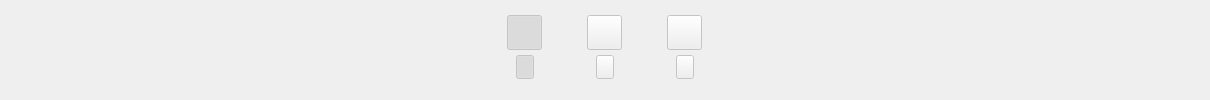
    <widget class="QWidget" name="page2">
     <layout class="QHBoxLayout" name="horizontalLayout_4">
      <property name="spacing">
       <number>40</number>
      </property>
      <property name="leftMargin">
       <number>0</number>
      </property>
      <property name="topMargin">
       <number>0</number>
      </property>
      <property name="rightMargin">
       <number>0</number>
      </property>
      <property name="bottomMargin">
       <number>0</number>
      </property>
      <item>
       <spacer name="horizontalSpacer_19">
        <property name="orientation">
         <enum>Qt::Horizontal</enum>
        </property>
        <property name="sizeHint" stdset="0">
         <size>
          <width>505</width>
          <height>20</height>
         </size>
        </property>
       </spacer>
      </item>
      <item>
       <widget class="QWidget" name="w1_2" native="true">
        <property name="sizePolicy">
         <sizepolicy hsizetype="Fixed" vsizetype="Fixed">
          <horstretch>0</horstretch>
          <verstretch>0</verstretch>
         </sizepolicy>
        </property>
        <property name="minimumSize">
         <size>
          <width>40</width>
          <height>70</height>
         </size>
        </property>
        <property name="maximumSize">
         <size>
          <width>40</width>
          <height>70</height>
         </size>
        </property>
        <layout class="QVBoxLayout" name="verticalLayout_w1_2">
         <property name="spacing">
          <number>0</number>
         </property>
         <property name="leftMargin">
          <number>0</number>
         </property>
         <property name="topMargin">
          <number>0</number>
         </property>
         <property name="rightMargin">
          <number>0</number>
         </property>
         <property name="bottomMargin">
          <number>0</number>
         </property>
         <item>
          <widget class="QWidget" name="w1_top_2" native="true">
           <layout class="QHBoxLayout" name="horizontalLayout_w1_top_2">
            <property name="spacing">
             <number>0</number>
            </property>
            <property name="leftMargin">
             <number>0</number>
            </property>
            <property name="topMargin">
             <number>0</number>
            </property>
            <property name="rightMargin">
             <number>0</number>
            </property>
            <property name="bottomMargin">
             <number>0</number>
            </property>
            <item>
             <spacer name="horizontalSpacer_9">
              <property name="orientation">
               <enum>Qt::Horizontal</enum>
              </property>
              <property name="sizeHint" stdset="0">
               <size>
                <width>40</width>
                <height>20</height>
               </size>
              </property>
             </spacer>
            </item>
            <item>
             <widget class="QPushButton" name="pushButton_circle_2_1">
              <property name="enabled">
               <bool>false</bool>
              </property>
              <property name="sizePolicy">
               <sizepolicy hsizetype="Fixed" vsizetype="Fixed">
                <horstretch>0</horstretch>
                <verstretch>0</verstretch>
               </sizepolicy>
              </property>
              <property name="minimumSize">
               <size>
                <width>35</width>
                <height>35</height>
               </size>
              </property>
              <property name="maximumSize">
               <size>
                <width>35</width>
                <height>35</height>
               </size>
              </property>
              <property name="focusPolicy">
               <enum>Qt::NoFocus</enum>
              </property>
              <property name="styleSheet">
               <string notr="true">QPushButton:!checked{
border-image: url(:/circle_unchecked.svg);
}
QPushButton:checked{
border-image: url(:/circle_checked.svg);
}
</string>
              </property>
              <property name="text">
               <string/>
              </property>
              <property name="checkable">
               <bool>true</bool>
              </property>
              <property name="checked">
               <bool>true</bool>
              </property>
             </widget>
            </item>
            <item>
             <spacer name="horizontalSpacer_10">
              <property name="orientation">
               <enum>Qt::Horizontal</enum>
              </property>
              <property name="sizeHint" stdset="0">
               <size>
                <width>40</width>
                <height>20</height>
               </size>
              </property>
             </spacer>
            </item>
           </layout>
          </widget>
         </item>
         <item>
          <widget class="QWidget" name="w1_bottom_2" native="true">
           <layout class="QHBoxLayout" name="horizontalLayout_w1_bottom_2">
            <property name="spacing">
             <number>0</number>
            </property>
            <property name="leftMargin">
             <number>0</number>
            </property>
            <property name="topMargin">
             <number>0</number>
            </property>
            <property name="rightMargin">
             <number>0</number>
            </property>
            <property name="bottomMargin">
             <number>0</number>
            </property>
            <item>
             <spacer name="horizontalSpacer_11">
              <property name="orientation">
               <enum>Qt::Horizontal</enum>
              </property>
              <property name="sizeHint" stdset="0">
               <size>
                <width>40</width>
                <height>20</height>
               </size>
              </property>
             </spacer>
            </item>
            <item>
             <widget class="QPushButton" name="pushButton_arrow_2_1">
              <property name="enabled">
               <bool>false</bool>
              </property>
              <property name="sizePolicy">
               <sizepolicy hsizetype="Fixed" vsizetype="Fixed">
                <horstretch>0</horstretch>
                <verstretch>0</verstretch>
               </sizepolicy>
              </property>
              <property name="minimumSize">
               <size>
                <width>18</width>
                <height>24</height>
               </size>
              </property>
              <property name="maximumSize">
               <size>
                <width>18</width>
                <height>24</height>
               </size>
              </property>
              <property name="styleSheet">
               <string notr="true">QPushButton:!checked{
border-image: url(:/null.svg);
}
QPushButton:checked{
border-image: url(:/arrow.svg);
}
</string>
              </property>
              <property name="text">
               <string/>
              </property>
              <property name="checkable">
               <bool>true</bool>
              </property>
              <property name="checked">
               <bool>true</bool>
              </property>
             </widget>
            </item>
            <item>
             <spacer name="horizontalSpacer_12">
              <property name="orientation">
               <enum>Qt::Horizontal</enum>
              </property>
              <property name="sizeHint" stdset="0">
               <size>
                <width>40</width>
                <height>20</height>
               </size>
              </property>
             </spacer>
            </item>
           </layout>
          </widget>
         </item>
        </layout>
       </widget>
      </item>
      <item>
       <widget class="QWidget" name="w2_2" native="true">
        <property name="sizePolicy">
         <sizepolicy hsizetype="Fixed" vsizetype="Fixed">
          <horstretch>0</horstretch>
          <verstretch>0</verstretch>
         </sizepolicy>
        </property>
        <property name="minimumSize">
         <size>
          <width>40</width>
          <height>70</height>
         </size>
        </property>
        <property name="maximumSize">
         <size>
          <width>40</width>
          <height>70</height>
         </size>
        </property>
        <layout class="QVBoxLayout" name="verticalLayout_w2_2">
         <property name="spacing">
          <number>0</number>
         </property>
         <property name="leftMargin">
          <number>0</number>
         </property>
         <property name="topMargin">
          <number>0</number>
         </property>
         <property name="rightMargin">
          <number>0</number>
         </property>
         <property name="bottomMargin">
          <number>0</number>
         </property>
         <item>
          <widget class="QWidget" name="w2_top_2" native="true">
           <layout class="QHBoxLayout" name="horizontalLayout_w2_top_2">
            <property name="spacing">
             <number>0</number>
            </property>
            <property name="leftMargin">
             <number>0</number>
            </property>
            <property name="topMargin">
             <number>0</number>
            </property>
            <property name="rightMargin">
             <number>0</number>
            </property>
            <property name="bottomMargin">
             <number>0</number>
            </property>
            <item>
             <spacer name="horizontalSpacer_13">
              <property name="orientation">
               <enum>Qt::Horizontal</enum>
              </property>
              <property name="sizeHint" stdset="0">
               <size>
                <width>40</width>
                <height>20</height>
               </size>
              </property>
             </spacer>
            </item>
            <item>
             <widget class="QPushButton" name="pushButton_circle_2_2">
              <property name="enabled">
               <bool>false</bool>
              </property>
              <property name="sizePolicy">
               <sizepolicy hsizetype="Fixed" vsizetype="Fixed">
                <horstretch>0</horstretch>
                <verstretch>0</verstretch>
               </sizepolicy>
              </property>
              <property name="minimumSize">
               <size>
                <width>35</width>
                <height>35</height>
               </size>
              </property>
              <property name="maximumSize">
               <size>
                <width>35</width>
                <height>35</height>
               </size>
              </property>
              <property name="focusPolicy">
               <enum>Qt::NoFocus</enum>
              </property>
              <property name="styleSheet">
               <string notr="true">QPushButton:!checked{
border-image: url(:/circle_unchecked.svg);
}
QPushButton:checked{
border-image: url(:/circle_checked.svg);
}
</string>
              </property>
              <property name="text">
               <string/>
              </property>
              <property name="checkable">
               <bool>true</bool>
              </property>
             </widget>
            </item>
            <item>
             <spacer name="horizontalSpacer_14">
              <property name="orientation">
               <enum>Qt::Horizontal</enum>
              </property>
              <property name="sizeHint" stdset="0">
               <size>
                <width>40</width>
                <height>20</height>
               </size>
              </property>
             </spacer>
            </item>
           </layout>
          </widget>
         </item>
         <item>
          <widget class="QWidget" name="w2_bottom_2" native="true">
           <layout class="QHBoxLayout" name="horizontalLayout_w2_bottom_2">
            <property name="spacing">
             <number>0</number>
            </property>
            <property name="leftMargin">
             <number>0</number>
            </property>
            <property name="topMargin">
             <number>0</number>
            </property>
            <property name="rightMargin">
             <number>0</number>
            </property>
            <property name="bottomMargin">
             <number>0</number>
            </property>
            <item>
             <spacer name="horizontalSpacer_15">
              <property name="orientation">
               <enum>Qt::Horizontal</enum>
              </property>
              <property name="sizeHint" stdset="0">
               <size>
                <width>40</width>
                <height>20</height>
               </size>
              </property>
             </spacer>
            </item>
            <item>
             <widget class="QPushButton" name="pushButton_arrow_2_2">
              <property name="enabled">
               <bool>false</bool>
              </property>
              <property name="sizePolicy">
               <sizepolicy hsizetype="Fixed" vsizetype="Fixed">
                <horstretch>0</horstretch>
                <verstretch>0</verstretch>
               </sizepolicy>
              </property>
              <property name="minimumSize">
               <size>
                <width>18</width>
                <height>24</height>
               </size>
              </property>
              <property name="maximumSize">
               <size>
                <width>18</width>
                <height>24</height>
               </size>
              </property>
              <property name="styleSheet">
               <string notr="true">QPushButton:!checked{
border-image: url(:/null.svg);
}
QPushButton:checked{
border-image: url(:/arrow.svg);
}
</string>
              </property>
              <property name="text">
               <string/>
              </property>
              <property name="checkable">
               <bool>true</bool>
              </property>
             </widget>
            </item>
            <item>
             <spacer name="horizontalSpacer_16">
              <property name="orientation">
               <enum>Qt::Horizontal</enum>
              </property>
              <property name="sizeHint" stdset="0">
               <size>
                <width>40</width>
                <height>20</height>
               </size>
              </property>
             </spacer>
            </item>
           </layout>
          </widget>
         </item>
        </layout>
       </widget>
      </item>
      <item>
       <widget class="QWidget" name="w2_3" native="true">
        <property name="sizePolicy">
         <sizepolicy hsizetype="Fixed" vsizetype="Fixed">
          <horstretch>0</horstretch>
          <verstretch>0</verstretch>
         </sizepolicy>
        </property>
        <property name="minimumSize">
         <size>
          <width>40</width>
          <height>70</height>
         </size>
        </property>
        <property name="maximumSize">
         <size>
          <width>40</width>
          <height>70</height>
         </size>
        </property>
        <layout class="QVBoxLayout" name="verticalLayout_w2_3">
         <property name="spacing">
          <number>0</number>
         </property>
         <property name="leftMargin">
          <number>0</number>
         </property>
         <property name="topMargin">
          <number>0</number>
         </property>
         <property name="rightMargin">
          <number>0</number>
         </property>
         <property name="bottomMargin">
          <number>0</number>
         </property>
         <item>
          <widget class="QWidget" name="w2_top_3" native="true">
           <layout class="QHBoxLayout" name="horizontalLayout_w2_top_3">
            <property name="spacing">
             <number>0</number>
            </property>
            <property name="leftMargin">
             <number>0</number>
            </property>
            <property name="topMargin">
             <number>0</number>
            </property>
            <property name="rightMargin">
             <number>0</number>
            </property>
            <property name="bottomMargin">
             <number>0</number>
            </property>
            <item>
             <spacer name="horizontalSpacer_21">
              <property name="orientation">
               <enum>Qt::Horizontal</enum>
              </property>
              <property name="sizeHint" stdset="0">
               <size>
                <width>40</width>
                <height>20</height>
               </size>
              </property>
             </spacer>
            </item>
            <item>
             <widget class="QPushButton" name="pushButton_circle_2_3">
              <property name="enabled">
               <bool>false</bool>
              </property>
              <property name="sizePolicy">
               <sizepolicy hsizetype="Fixed" vsizetype="Fixed">
                <horstretch>0</horstretch>
                <verstretch>0</verstretch>
               </sizepolicy>
              </property>
              <property name="minimumSize">
               <size>
                <width>35</width>
                <height>35</height>
               </size>
              </property>
              <property name="maximumSize">
               <size>
                <width>35</width>
                <height>35</height>
               </size>
              </property>
              <property name="focusPolicy">
               <enum>Qt::NoFocus</enum>
              </property>
              <property name="styleSheet">
               <string notr="true">QPushButton:!checked{
border-image: url(:/circle_unchecked.svg);
}
QPushButton:checked{
border-image: url(:/circle_checked.svg);
}
</string>
              </property>
              <property name="text">
               <string/>
              </property>
              <property name="checkable">
               <bool>true</bool>
              </property>
             </widget>
            </item>
            <item>
             <spacer name="horizontalSpacer_22">
              <property name="orientation">
               <enum>Qt::Horizontal</enum>
              </property>
              <property name="sizeHint" stdset="0">
               <size>
                <width>40</width>
                <height>20</height>
               </size>
              </property>
             </spacer>
            </item>
           </layout>
          </widget>
         </item>
         <item>
          <widget class="QWidget" name="w2_bottom_3" native="true">
           <layout class="QHBoxLayout" name="horizontalLayout_w2_bottom_3">
            <property name="spacing">
             <number>0</number>
            </property>
            <property name="leftMargin">
             <number>0</number>
            </property>
            <property name="topMargin">
             <number>0</number>
            </property>
            <property name="rightMargin">
             <number>0</number>
            </property>
            <property name="bottomMargin">
             <number>0</number>
            </property>
            <item>
             <spacer name="horizontalSpacer_23">
              <property name="orientation">
               <enum>Qt::Horizontal</enum>
              </property>
              <property name="sizeHint" stdset="0">
               <size>
                <width>40</width>
                <height>20</height>
               </size>
              </property>
             </spacer>
            </item>
            <item>
             <widget class="QPushButton" name="pushButton_arrow_2_3">
              <property name="enabled">
               <bool>false</bool>
              </property>
              <property name="sizePolicy">
               <sizepolicy hsizetype="Fixed" vsizetype="Fixed">
                <horstretch>0</horstretch>
                <verstretch>0</verstretch>
               </sizepolicy>
              </property>
              <property name="minimumSize">
               <size>
                <width>18</width>
                <height>24</height>
               </size>
              </property>
              <property name="maximumSize">
               <size>
                <width>18</width>
                <height>24</height>
               </size>
              </property>
              <property name="styleSheet">
               <string notr="true">QPushButton:!checked{
border-image: url(:/null.svg);
}
QPushButton:checked{
border-image: url(:/arrow.svg);
}
</string>
              </property>
              <property name="text">
               <string/>
              </property>
              <property name="checkable">
               <bool>true</bool>
              </property>
             </widget>
            </item>
            <item>
             <spacer name="horizontalSpacer_24">
              <property name="orientation">
               <enum>Qt::Horizontal</enum>
              </property>
              <property name="sizeHint" stdset="0">
               <size>
                <width>40</width>
                <height>20</height>
               </size>
              </property>
             </spacer>
            </item>
           </layout>
          </widget>
         </item>
        </layout>
       </widget>
      </item>
      <item>
       <spacer name="horizontalSpacer_20">
        <property name="orientation">
         <enum>Qt::Horizontal</enum>
        </property>
        <property name="sizeHint" stdset="0">
         <size>
          <width>505</width>
          <height>20</height>
         </size>
        </property>
       </spacer>
      </item>
     </layout>
    </widget>
